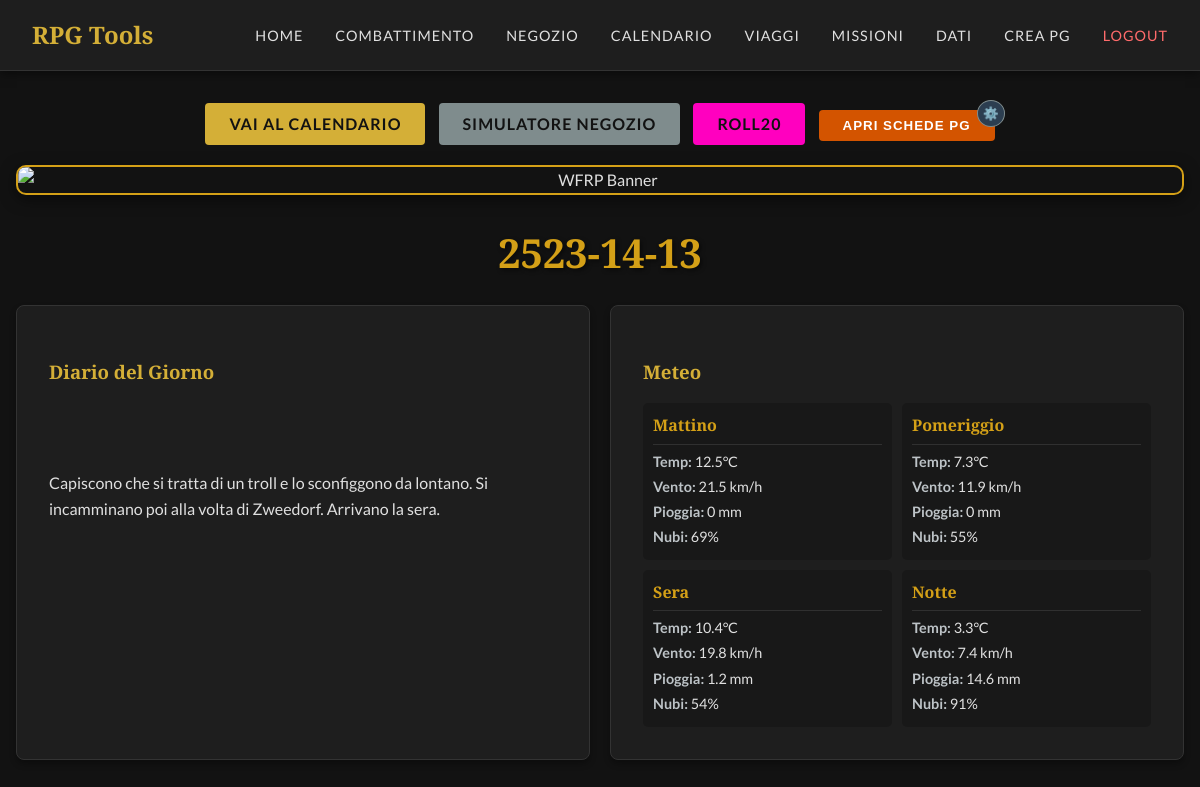
The page / (signed in) on the database as committed earlier.
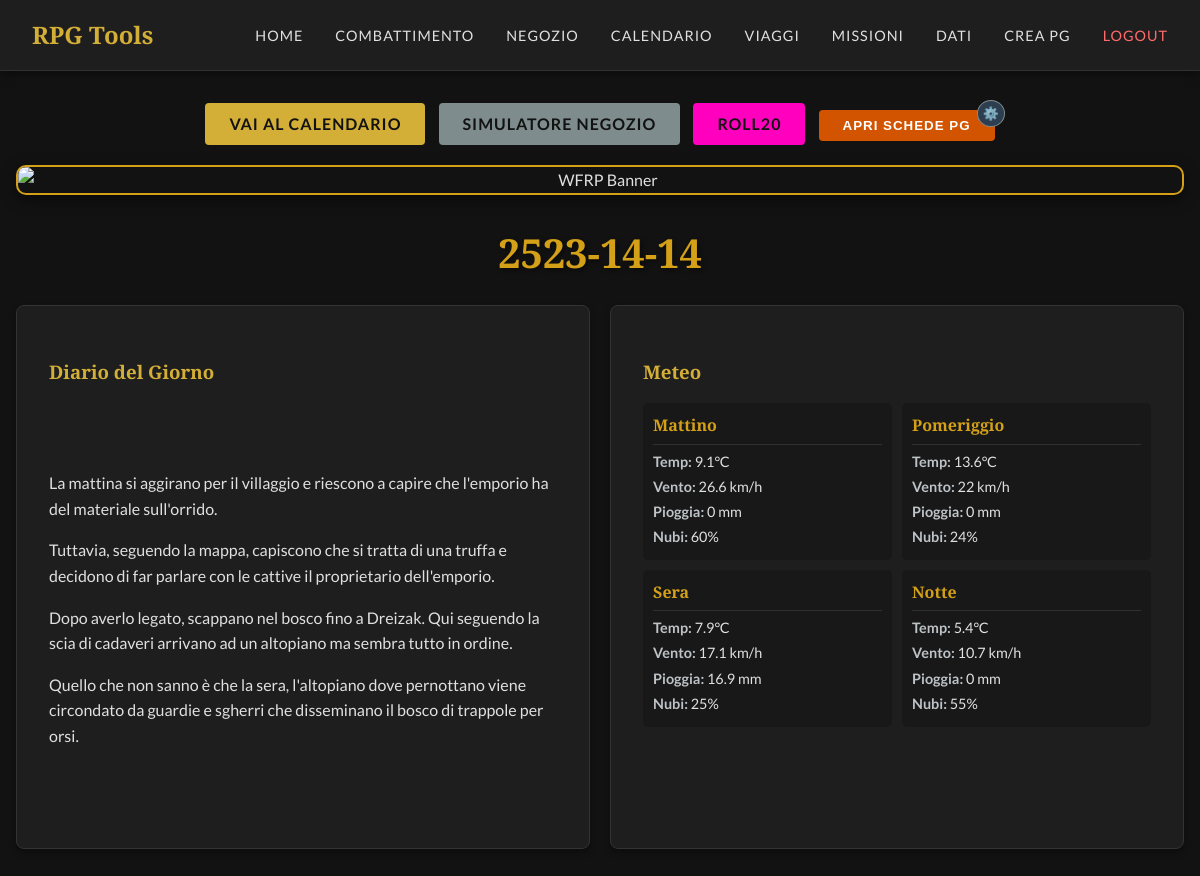
The same page on the database as committed later.
### tables this page shows
CREATE TABLE diary (
            id INTEGER PRIMARY KEY AUTOINCREMENT,
            date_iso TEXT UNIQUE NOT NULL,
            year INTEGER,
            month_index INTEGER,
            month_name TEXT,
            day INTEGER,
            note TEXT,
            weather_json TEXT,
            updated_at TEXT
        );

### app.py (the view)
@app.route('/')
def index():
    db = get_db()
    current_date_display = "Nessuna data registrata"
    weather_data = None
    note = "Nessuna nota per questa giornata."
    holidays = []
    cursor = db.execute('SELECT * FROM diary ORDER BY date_iso DESC LIMIT 1')
    last_entry = cursor.fetchone()
    if last_entry:
        date_iso = last_entry['date_iso']
        note = last_entry['note'] if last_entry['note'] else "Nessuna nota."
        if last_entry['weather_json']:
            try:
                weather_data = json.loads(last_entry['weather_json'])
            except:
                pass
        try:
            parts = date_iso.split('-')
            year = parts[0]
            month_idx = int(parts[1])
            day = int(parts[2])
            cal_data = load_calendar_data()
            if cal_data and 'months' in cal_data:
                if 1 <= month_idx <= len(cal_data['months']):
                    month_data = cal_data['months'][month_idx-1]
                    month_name = month_data['name']
                    season = month_data.get('season', '')
                    current_date_display = f"{day} {month_name} {year} ({season})"
                check_str = f"{day:02d}-{month_idx:02d}"
                if 'holidays' in cal_data:
                    for h in cal_data['holidays']:
                        if h['date'] == check_str:
                            holidays.append(h)
            else:
                 current_date_display = date_iso
        except Exception as e:
            print(f"Date parsing error: {e}")
            current_date_display = date_iso
    return render_template('index.html', date=current_date_display, weather=weather_data, note=note, holidays=holidays)

### app.py (called while the page is built, shortened)
@app.before_request
def require_login():
    allowed_routes = ['login', 'static', 'logout']
    if request.endpoint not in allowed_routes and 'logged_in' not in session:
        return redirect(url_for('login'))

def get_db():
    db = getattr(g, '_database', None)
    if db is None:
        db = g._database = sqlite3.connect(DATABASE)
        db.row_factory = sqlite3.Row
    return db

@app.teardown_appcontext
def close_connection(exception):
    db = getattr(g, '_database', None)
    if db is not None:
        db.close()

def load_calendar_data():
    json_path = os.path.join(os.path.dirname(__file__), 'calendar.json')
    if not os.path.exists(json_path):
        return {}

### templates/index.html (shortened to what this page needs)
{% extends 'base.html' %}
{% block content %}
<div class="dashboard-container">
    <div class="text-center mt-4">
        <a href="{{ url_for('calendar') }}" class="btn">Vai al Calendario</a>
        <a href="{{ url_for('shop') }}" class="btn btn-secondary" style="margin-left: 10px;">Simulatore Negozio</a>
        <a href="https://app.roll20.net/editor/setcampaign/18794496" target="_blank" class="btn"
            style="margin-left: 10px; background-color: #ff00bf; border-color: #ff00bf;">Roll20</a>
        <div style="display: inline-block; margin-left: 10px; position: relative;">
            <button id="open-pg-btn" class="btn btn-accent" onclick="openPGTabs()">Apri schede PG</button>
            <span onclick="openPGSettings()"
                style="cursor: pointer; position: absolute; top: -10px; right: -10px; background: #2c3e50; border-radius: 50%; padding: 2px 5px; font-size: 0.8em; border: 1px solid #7f8c8d;"
                title="Configura Link">⚙️</span>
        </div>
    </div>
    <div class="banner-container">
        <img src="{{ url_for('static', filename='img/home_banner.jpg') }}" alt="WFRP Banner" class="home-banner">
    </div>
    <div class="text-center mb-4">
        <h1 class="current-date">{{ date }}</h1>
    </div>
    <div class="grid-2-cols">
        <div class="card note-card">
            <h3>Diario del Giorno</h3>
            <div class="note-content">
                {{ note | safe }}
            </div>
        </div>
        <div class="card weather-card">
            <h3>Meteo</h3>
            {% if weather %}
            <div class="weather-grid">
                {% for period in ['Mattino', 'Pomeriggio', 'Sera', 'Notte'] %}
                {% set w = weather[period] %}
                <div class="weather-period">
                    <h4>{{ period }}</h4>
                    <div class="weather-details">
                        <p><span class="label">Temp:</span> {{ w.temperature_c }}°C</p>
                        <p><span class="label">Vento:</span> {{ w.wind_kmh }} km/h</p>
                        <p><span class="label">Pioggia:</span> {{ w.rain_mm }} mm</p>
                        <p><span class="label">Nubi:</span> {{ w.cloudiness_pct }}%</p>
                    </div>
                </div>
                {% endfor %}
            </div>
            {% else %}
            <p>Dati meteo non disponibili.</p>
            {% endif %}
        </div>
    </div>
</div>
{% endblock %}

### templates/base.html (shortened to what this page needs)
<!DOCTYPE html>
<html lang="it">
<head>
    <link rel="stylesheet" href="{{ url_for('static', filename='css/style.css') }}">
</head>
<body>
    <nav class="navbar">
        <a href="{{ url_for('index') }}" class="navbar-brand">RPG Tools</a>
        <div class="nav-links" id="navLinks">
            <a href="{{ url_for('index') }}" class="nav-link">Home</a>
            <a href="{{ url_for('combat') }}" class="nav-link">Combattimento</a>
            <a href="{{ url_for('shop') }}" class="nav-link">Negozio</a>
            <a href="{{ url_for('calendar') }}" class="nav-link">Calendario</a>
            <a href="{{ url_for('travel') }}" class="nav-link">Viaggi</a>
            <a href="{{ url_for('missions_list') }}" class="nav-link">Missioni</a>
            <a href="{{ url_for('data_page') }}" class="nav-link">Dati</a>
            <a href="{{ url_for('character_creation') }}" class="nav-link">Crea PG</a>
            <a href="{{ url_for('logout') }}" class="nav-link" style="color: #ff6b6b;">Logout</a>
        </div>
    </nav>
    <div class="container">
        {% block content %}{% endblock %}
    </div>
</body>
</html>

### static/css/style.css (style rules this page uses)
:root { --bg-color: #121212; --card-bg: #1e1e1e; --text-primary: #e0e0e0; --text-secondary: #a0a0a0; --accent-color: #d4af37; --accent-hover: #f0c040; --border-color: #333; --font-heading: 'Cinzel', serif; --font-body: 'Lato', sans-serif; }
body { background-color: var(--bg-color); color: var(--text-primary); font-family: var(--font-body); margin: 0; padding: 0; line-height: 1.6; }
h1, h2, h3, h4, h5, h6 { font-family: var(--font-heading); color: var(--accent-color); margin-bottom: 1rem; }
a { color: var(--accent-color); text-decoration: none; transition: color 0.3s ease; }
.navbar { background-color: var(--card-bg); border-bottom: 1px solid var(--border-color); padding: 1rem 2rem; display: flex; justify-content: space-between; align-items: center; box-shadow: 0 2px 10px rgba(0, 0, 0, 0.5); position: sticky; top: 0; z-index: 1000; }
.navbar-brand { font-family: var(--font-heading); font-size: 1.5rem; font-weight: bold; color: var(--accent-color); }
.nav-links { display: flex; gap: 2rem; }
.nav-link { color: var(--text-primary); font-weight: 500; text-transform: uppercase; letter-spacing: 1px; font-size: 0.9rem; }
.container { max-width: 1200px; margin: 2rem auto; padding: 0 1rem; }
.card { background-color: var(--card-bg); border: 1px solid var(--border-color); border-radius: 8px; padding: 2rem; margin-bottom: 2rem; box-shadow: 0 4px 6px rgba(0, 0, 0, 0.3); }
.btn { display: inline-block; padding: 0.5rem 1.5rem; background-color: var(--accent-color); color: var(--bg-color); border-radius: 4px; font-weight: bold; text-transform: uppercase; letter-spacing: 1px; cursor: pointer; border: none; transition: background-color 0.3s ease; }
.text-center { text-align: center; }
.mt-4 { margin-top: 2rem; }

### templates/index.html (style rules this page uses)
.current-date { color: #d4a017; font-family: 'Cinzel', serif; font-size: 2.5em; text-shadow: 2px 2px 4px rgba(0, 0, 0, 0.5); margin-bottom: 0.5em; }
.grid-2-cols { display: grid; grid-template-columns: 1fr 1fr; gap: 20px; }
.weather-grid { display: grid; grid-template-columns: repeat(2, 1fr); gap: 10px; }
.weather-period { background: rgba(0, 0, 0, 0.2); padding: 10px; border-radius: 5px; }
.weather-period h4 { margin-top: 0; color: #d4a017; border-bottom: 1px solid rgba(255, 255, 255, 0.1); padding-bottom: 5px; margin-bottom: 5px; }
.weather-details p { margin: 2px 0; font-size: 0.9em; }
.label { font-weight: bold; color: #bdc3c7; }
.note-content { white-space: pre-wrap; line-height: 1.6; min-height: 100px; }
.btn-secondary { background-color: #7f8c8d; }
.btn-accent { background-color: #d35400; color: white; }
.banner-container { margin: 20px auto; text-align: center; max-width: 100%; overflow: hidden; border-radius: 10px; box-shadow: 0 4px 15px rgba(0, 0, 0, 0.5); border: 2px solid #d4a017; }
.home-banner { width: 100%; height: auto; max-height: 400px; object-fit: cover; display: block; }

Rows that differ between the two databases and show on the page:
no longer on this page (row edited): diary: date_iso "2523-14-13", note "Capiscono che si tratta di un troll e lo sconfiggono da lontano. Si incamminano poi alla volta di Zweedorf. Arrivano la sera."
added diary: date_iso "2523-14-14", note "La mattina si aggirano per il villaggio e riescono a capire che l'emporio ha del materiale sull'orrido. Tuttavia, seguendo la mappa, capiscono che si tratta di una truffa e decidono di far parlare con le cattive il proprietario dell'emporio. Dopo averlo legato, scappano nel bosco fino a Dreizak. Qui seguendo la scia di cadaveri arrivano ad un altopiano ma sembra tutto in ordine. Quello che non sanno è che la sera, l'altopiano dove pernottano viene circondato da guardie e sgherri che disseminano il bosco di trappole per orsi."
Other text that changed with them:
new list line: "Mattino Temp: 9.1 °C Vento: 26.6 km/h Pioggia: 0 mm Nubi: 60 %"
new list line: "Pomeriggio Temp: 13.6 °C Vento: 22 km/h Pioggia: 0 mm Nubi: 24 %"
new list line: "Sera Temp: 7.9 °C Vento: 17.1 km/h Pioggia: 16.9 mm Nubi: 25 %"
new list line: "Notte Temp: 5.4 °C Vento: 10.7 km/h Pioggia: 0 mm Nubi: 55 %"
list line gone: "Mattino Temp: 12.5 °C Vento: 21.5 km/h Pioggia: 0 mm Nubi: 69 %"
list line gone: "Pomeriggio Temp: 7.3 °C Vento: 11.9 km/h Pioggia: 0 mm Nubi: 55 %"
list line gone: "Sera Temp: 10.4 °C Vento: 19.8 km/h Pioggia: 1.2 mm Nubi: 54 %"
list line gone: "Notte Temp: 3.3 °C Vento: 7.4 km/h Pioggia: 14.6 mm Nubi: 91 %"
